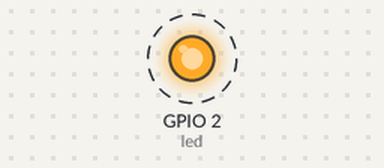
Bench run of a sketch on a simulated ESP32. Shown: output pins drawn as LEDs (lit = HIGH). Dashed ring = blinking.

Above: at 0.05 s.
Timing chart, 0 to 3.0 s (numbered marks = the images above):
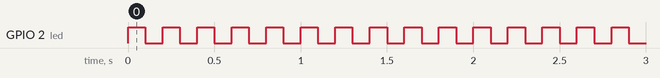

The sketch:

HelloWorld.ino
```cpp
/************************************************************************************
 *
 * File Name: HelloWorld.ino
 * Developer: Jonathan Vargas
 * Web: www.jonathanvargas.ml
 * Date: 05/09/2019
 *
 * Description: It Blinks ESP32 board LED with one second of interval
 *
 ***********************************************************************************/

// Libraries included
#include "Arduino.h"

// Global variables definition
const int led = 2;

/***************************************************************************
 *
 * loop Function
 *
 * Description: It runs once when you press reset or power the board
 *
 ***************************************************************************/
void setup() {
  // initialize digital pin as an output and low state.
  pinMode(led, OUTPUT);
  digitalWrite(led, LOW);
}


/***************************************************************************
 *
 * loop Function
 *
 * It runs over and over again forever
 *
 ***************************************************************************/
void loop() {
  digitalWrite(led, HIGH);   // turn the LED on (HIGH is the voltage level)
  delay(100);                       // wait for a second
  digitalWrite(led, LOW);    // turn the LED off by making the voltage LOW
  delay(100);                       // wait for a second
}
```

Measured:
- by itself, GPIO 2 (led): alternates HIGH for 0.10 s and LOW for 0.10 s
